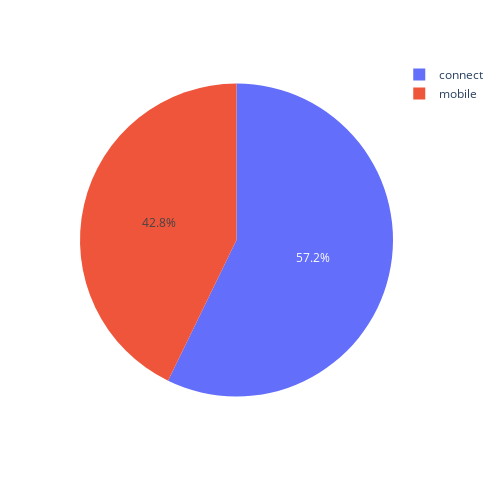

The notebook cell this image was saved under:
### Code cell
df_canceled = df_delay[(df_delay["state"]=="canceled") & (df_delay["has_previous_rental"]==True)]

fig_3 = px.pie(
    data_frame=df_canceled.groupby("checkin_type").size().reset_index(name="count"),
    names="checkin_type",
    values="count",
    height=500,
    width=500
)

fig_3.show()

### Figure 1 — Plotly figure (JSON) as saved in the notebook; plotly's stock layout.template omitted (floating-point values rounded to 4 significant figures)
{"data": [{"domain": {"x": [0, 1], "y": [0, 1]}, "hovertemplate": "checkin_type=%{label}<br>count=%{value}<extra></extra>", "labels": ["connect", "mobile"], "legendgroup": "", "name": "", "showlegend": true, "type": "pie", "values": [131, 98]}], "layout": {"height": 500, "legend": {"tracegroupgap": 0}, "margin": {"t": 60}, "width": 500}}
